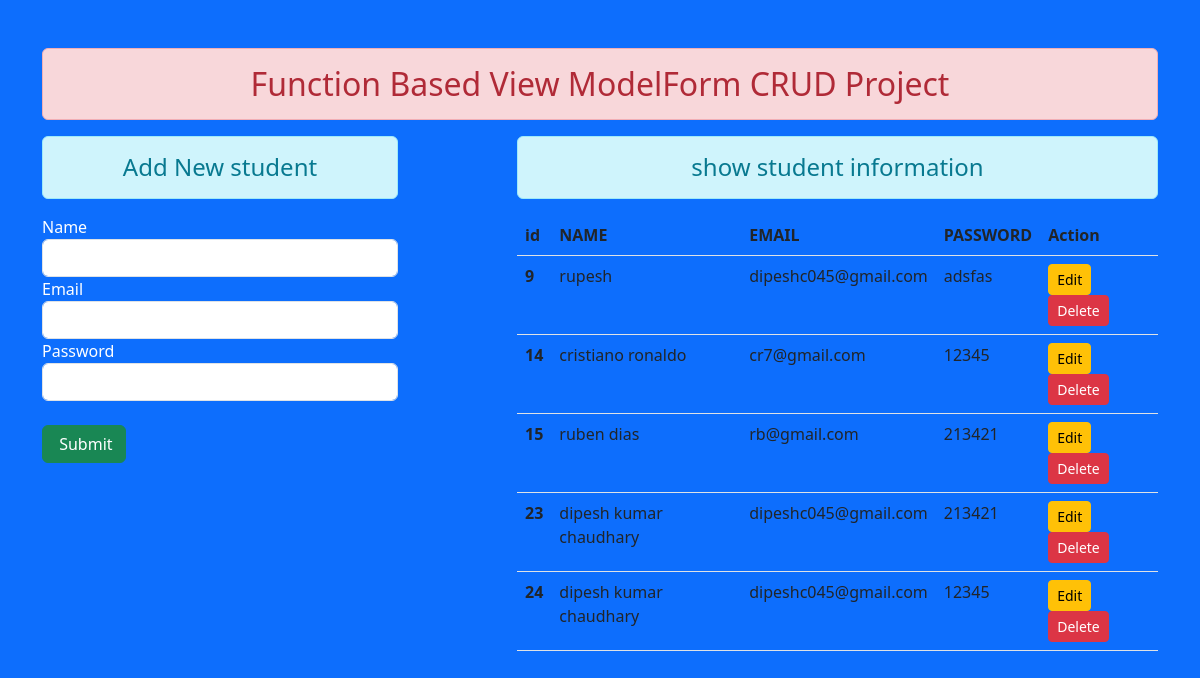
The page / on the database its author committed.
### myapp/models.py (models this page shows)
class User(models.Model):
    name = models.CharField(max_length=50)
    email = models.EmailField(max_length=30)
    password = models.CharField(max_length=20)

### myapp/views.py (the view)
# urls.py: path("",views.entryData ,name='entrydata'),
def entryData(request):
    if request.method == 'POST':
        fm = studentRegistration(request.POST)
        if fm.is_valid():
            n= fm.cleaned_data['name']
            E = fm.cleaned_data['email']
            p= fm.cleaned_data['password']
            print('clean data:', fm.cleaned_data)
            reg= User( name = n,email=E,password=p )
            reg.save()
            fm = studentRegistration()
            messages.add_message(request,messages.SUCCESS,'YOUR DATA IS SUBMITED')
            return render(request, 'myapp/success.html',{'nm':n})
    else:
        fm = studentRegistration()
    stud = User.objects.all()
    return render(request, 'myapp/addandshow.html',{'form':fm,'stu':stud})

### myapp/forms.py
class studentRegistration(forms.ModelForm):
    class Meta:
        model = User
        fields = "__all__"

### myapp/templates/myapp/addandshow.html (shortened to what this page needs)
{% extends "myapp/base.html"%} {% load widget_tweaks %} {% block content%}
<div class="row">
  <div class="col-sm-4">
    <h4 class="text-center alert alert-info">Add New student</h4>
    <form action="" method="post">
       {% for field in form.visible_fields %}
      <div class="form-group ">
        <label for="{{ field.id_for_label }}">{{ field.label }}</label>
        {{ field|add_class:'form-control' }}
      </div>
      {% endfor %}
      <input type="submit" class="btn btn-success mt-4" value=" Submit" />
    </form>
  </div>
  <div class="col-sm-7 offset-1 ">
    <h4 class="text-center alert alert-info">show student information</h4>
    {% if stu %}
    <table class="table table-hover">
      <thead>
        <tr>
          <th scope="col">id</th>
          <th scope="col">NAME</th>
          <th scope="col">EMAIL</th>
          <th scope="col">PASSWORD</th>
          <th scope="col">Action</th>
        </tr>
      </thead>
      <tbody>
        {% for st in stu %}
        <tr>
          <th scope="row">{{st.id}}</th>
          <td>{{st.name}}</td>
          <td>{{st.email}}</td>
          <td>{{st.password}}</td>
          <td>
            <a href="{%url 'Update_data' st.id %}" class="btn btn-warning btn-sm">Edit</a>
            <form action="{% url 'delete_data' st.id %}" method="post" class="d-inline">
              <input type="submit" value="Delete" class="btn btn-danger btn-sm" />
            </form>
          </td>
        </tr>
        {% endfor %}
      </tbody>
    </table>
    {% else %}
    <h4 class="text-center alert alert-warning">NO Records</h4>
    {% endif%}
  </div>
</div>
{% endblock content%}

### myapp/templates/myapp/base.html (shortened to what this page needs)
{% load widget_tweaks %}
<!DOCTYPE html>
{%load static %}
<html lang="en">
<head>
    <link rel="stylesheet" href="{% static 'myapp/css/bootstrap.css' %}">
</head>
<body class="bg-primary text-white">
    <div class="container mt-5">
      <h2 class="text-center alert alert-danger">Function Based View ModelForm CRUD Project</h2>
      {% block content %}
       {% endblock content %}
    </div>
</body>
</html>

### rows shown on the page
User: id "9", name "rupesh", email "dipeshc045@gmail.com", password "adsfas"
User: id "14", name "cristiano ronaldo", email "cr7@gmail.com", password "12345"
User: id "15", name "ruben dias", email "rb@gmail.com", password "213421"
User: id "23", name "dipesh kumar chaudhary", email "dipeshc045@gmail.com", password "213421"
User: id "24", name "dipesh kumar chaudhary", email "dipeshc045@gmail.com", password "12345"

### other values the page prints
{{ field.label }} "Name" "Email" "Password"
